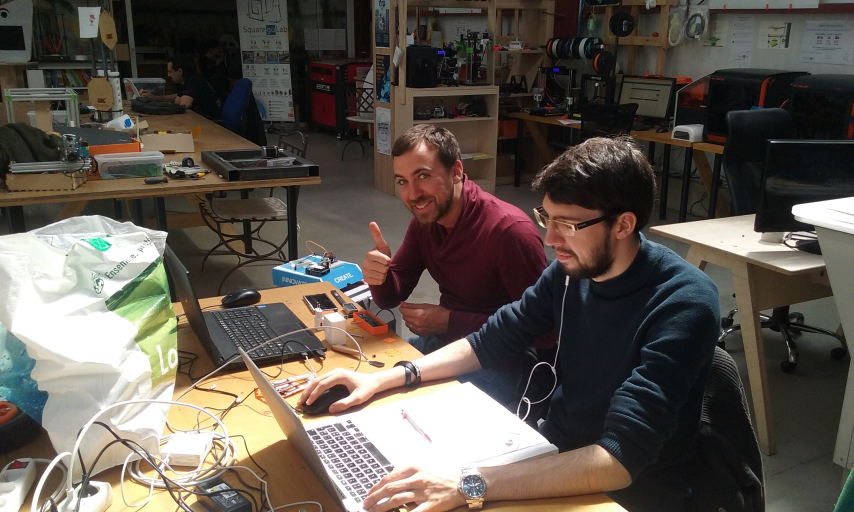
//> input picture Photos Videos/20180515_154316.jpg, 2560 x 1536 px, given in place of the camera (shown at 1/3 size)
$ ./main   (built with g++ and OpenCV 4)
//> lines starting //> are read from the running program, lines starting //| are printed output that depends on the picture; after the words box and inside, x2 and y2 are one past the last pixel; in counts of white or black regions, pixels touching at a corner belong together
#include <iostream>
#include <stdio.h>
#include <stdlib.h>
#include <string>
#include <opencv2/opencv.hpp>
#include <opencv2/highgui.hpp>
#include <opencv2/imgproc.hpp>
#include <opencv2/imgcodecs.hpp>

using namespace std;
using namespace cv;

//HSV de la couleur verte
Scalar lowerGreen = Scalar(33, 97, 0);
Scalar higherGreen = Scalar(94, 255, 255);

//Parameters camera
const int FRAME_WIDTH = 640;
const int FRAME_HEIGHT = 360;

//Matrice image
Mat source;
Mat HSV;
Mat HSV_threshold;
Mat gray;
Mat imgBlur;
Mat canny;
Mat thresh;
Mat camerademerde;

VideoCapture capture;

//Vector findContours
vector<vector<Point> > contours;
vector<Vec4i> hierarchy;

int canny_thresh_1 = 100;
int canny_thresh_2 = 200;
int area = 0;
int max_area = 0;

//Parameters for HSV
int iLowH = lowerGreen[0];
int iHighH = higherGreen[0];
int iLowS = lowerGreen[1];
int iHighS = higherGreen[1];
int iLowV = lowerGreen[2];
int iHighV = higherGreen[2];

void onHSVTrackBar(int, void*){

    Mat textHSV = Mat::zeros( Size(600, 200), CV_8UC3 );
    string textH = "Tein-L: "; textH += to_string(iLowH); textH+= "   Tein-H: "; textH += to_string(iHighH);
    string textS = "Satu-L: "; textS += to_string(iLowS); textS+= "   Satu-H: "; textS += to_string(iHighS);
    string textV = "Lumi-L: "; textV += to_string(iLowV); textV+= "   Lumi-H: "; textV += to_string(iHighV);
    int font = FONT_HERSHEY_SIMPLEX;
    putText(textHSV, textH, Point(0, 50), font, 1, Scalar(0, 255, 0), 1, 8);
    putText(textHSV, textS, Point(0, 100), font, 1, Scalar(0, 255, 0), 1, 8);
    putText(textHSV, textV, Point(0, 150), font, 1, Scalar(0, 255, 0), 1, 8);
    imshow("HSV", textHSV);
}

int main()
{
    namedWindow( "Source", CV_WINDOW_AUTOSIZE );
    namedWindow( "Canny", CV_WINDOW_AUTOSIZE);
    //namedWindow( "Drawing", CV_WINDOW_AUTOSIZE);
    namedWindow( "HSV", CV_WINDOW_NORMAL);
    resizeWindow("HSV", Size(600, 100));

    capture.open(1);

    //set height and width of capture frame
    capture.set(CV_CAP_PROP_FRAME_WIDTH,FRAME_WIDTH);
    capture.set(CV_CAP_PROP_FRAME_HEIGHT,FRAME_HEIGHT);

    if(!capture.isOpened())  // check if we succeeded
        return -1;

    //Create trackbars in "HSV" window
    createTrackbar("Tein-L", "HSV", &iLowH, 179, onHSVTrackBar); //Hue (0 - 179)
    createTrackbar("Tein-H", "HSV", &iHighH, 179, onHSVTrackBar);

    createTrackbar("Satu-L", "HSV", &iLowS, 255, onHSVTrackBar); //Saturation (0 - 255)
    createTrackbar("Satu-H", "HSV", &iHighS, 255, onHSVTrackBar);

    createTrackbar("Lumi-L", "HSV", &iLowV, 255, onHSVTrackBar); //Value (0 - 255)
    createTrackbar("Lumi-H", "HSV", &iHighV, 255, onHSVTrackBar);

    onHSVTrackBar(0,0);

    while(1){
        capture.read(camerademerde);
//> camerademerde is the input picture: 1536 rows x 2560 cols, CV_8UC3; mean B, G, R 78.4, 86.3, 94
        //camerademerde = imread("/Users/Byakotaku/Desktop/Cobinov/Adventices/Adventice1.jpg", IMREAD_COLOR);
        cvtColor(camerademerde, HSV, COLOR_BGR2HSV);
//> HSV: 1536 rows x 2560 cols, CV_8UC3; mean H, S, V 49.1, 66.2, 97.2

        //********************************************************************************************************

        inRange(HSV, Scalar(iLowH, iLowS, iLowV), Scalar(iHighH, iHighS, iHighV), HSV_threshold); //Threshold the image
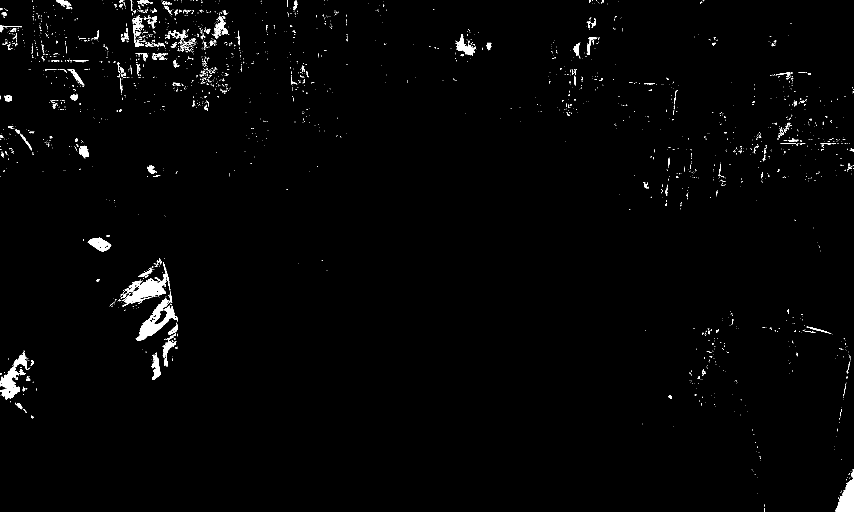
//> HSV_threshold: 1536 rows x 2560 cols, CV_8UC1 (shown at 1/3 size); 1.2% white; 2607 white regions (2374 under 20 px), largest, box (x1, y1, x2, y2) and area: (367, 821, 498, 919) 4897, (407, 898, 533, 1023) 4832, (0, 1057, 82, 1198) 3903

        //morphological opening (remove small objects from the foreground)
        erode( HSV_threshold, HSV_threshold, getStructuringElement(MORPH_ELLIPSE, Size(5, 5)) );
        dilate( HSV_threshold, HSV_threshold, getStructuringElement(MORPH_ELLIPSE, Size(5, 5)) );

         //morphological closing (fill small holes in the foreground)
        dilate( HSV_threshold, HSV_threshold, getStructuringElement(MORPH_ELLIPSE, Size(5, 5)) );
        erode( HSV_threshold, HSV_threshold, getStructuringElement(MORPH_ELLIPSE, Size(5, 5)) );
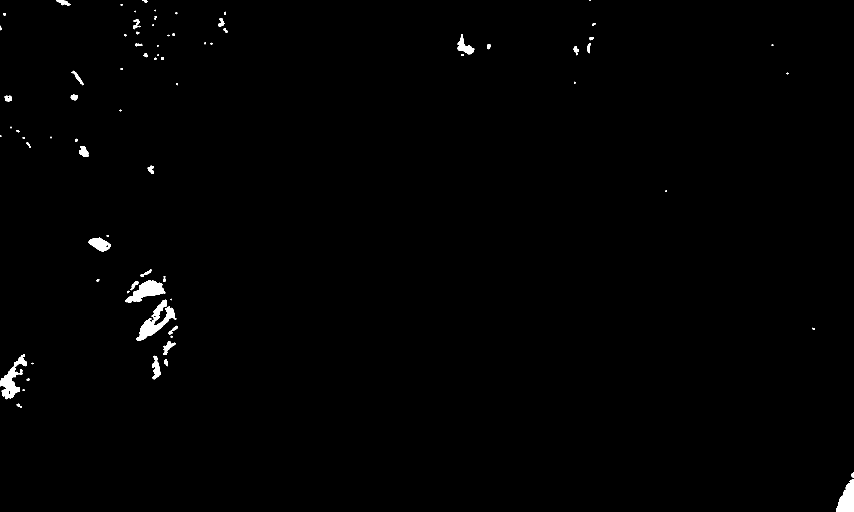
//> HSV_threshold: 1536 rows x 2560 cols, CV_8UC1 (shown at 1/3 size); 0.66% white; 76 white regions (12 under 20 px), largest, box (x1, y1, x2, y2) and area: (409, 899, 529, 1023) 4631, (0, 1063, 80, 1198) 3846, (375, 841, 496, 909) 3816

        Canny(HSV_threshold, canny, 100, 200, 3);
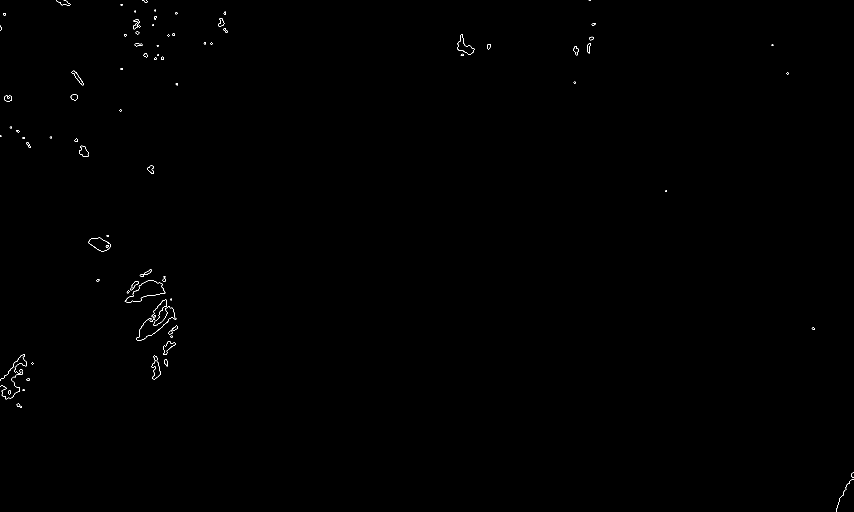
//> canny: 1536 rows x 2560 cols, CV_8UC1 (shown at 1/3 size); 0.11% white in thin lines or dots

        imshow("Canny", canny);

        findContours(canny, contours, hierarchy, RETR_EXTERNAL, CV_CHAIN_APPROX_SIMPLE, Point(0,0));
//> contours = 77 contours, 23 with area under 20; largest, box (x1, y1, x2, y2) and area: (408, 899, 529, 1023) 4672, (374, 840, 496, 909) 3808, (265, 712, 333, 754) 1717, (1371, 103, 1423, 163) 1210, (455, 1067, 482, 1138) 962

        // Approximate contours to polygons + get bounding rects and circles
        vector<vector<Point> > contours_poly( contours.size() );
//> contours_poly = 77 empty contours
        vector<Rect> boundRect( contours.size() );

        Mat drawing = Mat::zeros( canny.size(), CV_8UC3 );
        for( int i = 0; i < contours.size(); i++ )
        {
            approxPolyDP( Mat(contours[i]), contours_poly[i], 5, true );
            boundRect[i] = boundingRect( Mat(contours_poly[i]) );

            drawContours( drawing, contours, i, Scalar(255, 0, 0), 2, 8, hierarchy, INT_MAX, Point() );

            if(boundRect[i].width > 80 || boundRect[i].height > 80){
                Point rectCenter(boundRect[i].x+(boundRect[i].width/2), boundRect[i].y+(boundRect[i].height/2));
                Scalar color = Scalar(0, 255, 0);

                rectangle( camerademerde, boundRect[i].tl(), boundRect[i].br(), color, 2, 8, 0 );
                circle(camerademerde, rectCenter, 1, color, 3);
                putText(camerademerde, "Center", Point(rectCenter.x+30, rectCenter.y-20),
                        FONT_HERSHEY_SIMPLEX, 0.6, color, 2, 8);
            }
        }
//> this loop made 77 passes
//> rectCenter on passes 1, 10, 15, 19: Point(2534, 1486), Point(40, 1130), Point(468, 961), Point(434, 873)
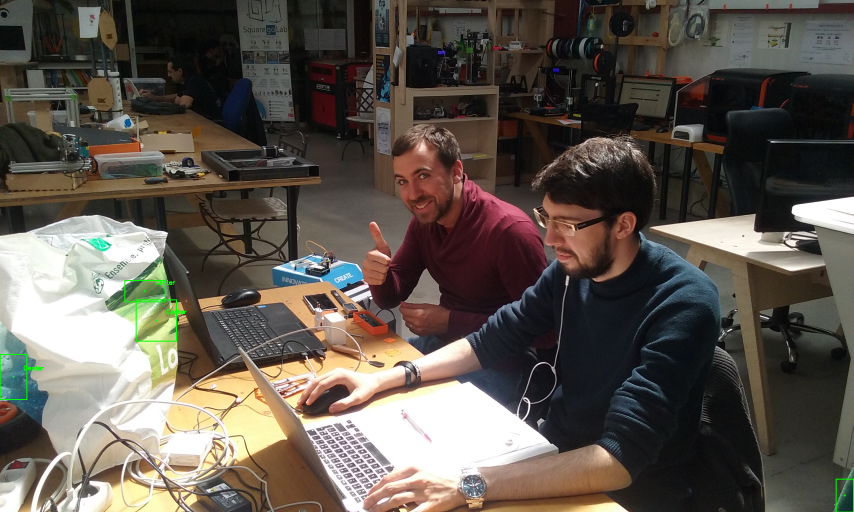
//> camerademerde: 1536 rows x 2560 cols, CV_8UC3 (shown at 1/3 size); 0.14% of pixels changed, all inside (x1, y1, x2, y2) = (0, 839, 2560, 1536)
//> after the loop, contours_poly = 77 contours, 50 with area under 20; largest, box (x1, y1, x2, y2) and area: (408, 899, 529, 1023) 4632, (374, 841, 495, 905) 3748, (265, 712, 333, 754) 1522, (1371, 103, 1423, 163) 1076, (455, 1067, 482, 1138) 828; boundRect = 77 Rects (x, y, width, height), first 8: [2508, 1437, 52, 99], [2553, 1418, 7, 15], [49, 1212, 17, 11], [27, 1171, 3, 12], [67, 1170, 7, 2], [79, 1137, 11, 3], [96, 1088, 1, 1], [492, 1078, 11, 21]
        imshow("Source", camerademerde);

        //********************************************************************************************************

        if(waitKey(30) >= 0)break;
//> the Esc key is pressed
    }

    // Destroy the windows we have created
    cvDestroyWindow("HSV");
    cvDestroyWindow("Source");
    cvDestroyWindow("Canny");

    // Destroy the capture
    capture.release();

    return 0;
}

$ run again, on Photos Videos/20180515_154328.jpg
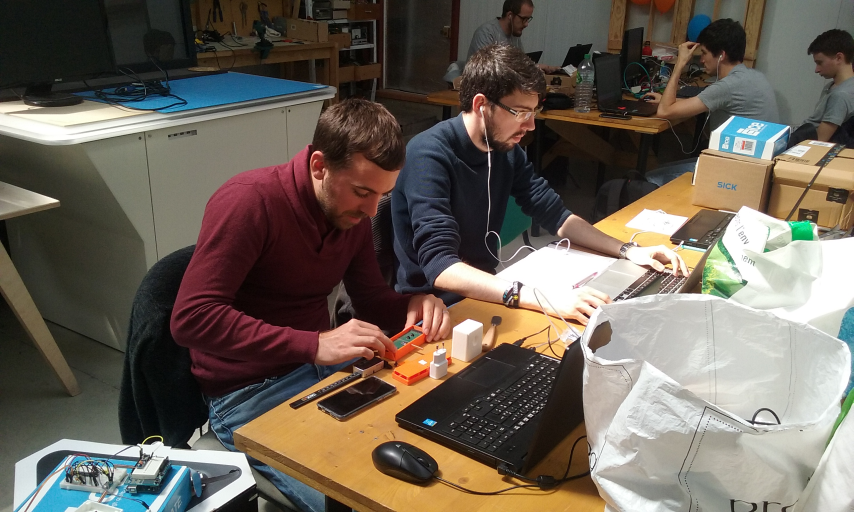
//> input picture Photos Videos/20180515_154328.jpg, 2560 x 1536 px, given in place of the camera (shown at 1/3 size)
//> camerademerde is the input picture: 1536 rows x 2560 cols, CV_8UC3; mean B, G, R 87.9, 98.4, 107.7
//> HSV: 1536 rows x 2560 cols, CV_8UC3; mean H, S, V 50.3, 78.5, 113
//> `inRange(HSV, Scalar(iLowH, iLowS, iLowV), Scalar(iHighH, iHighS, iHigh..`:
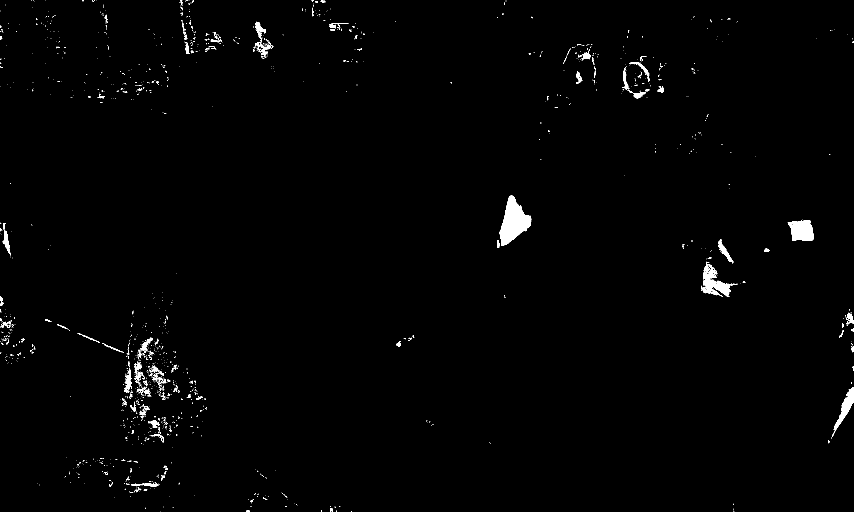
//> HSV_threshold: 1536 rows x 2560 cols, CV_8UC1 (shown at 1/3 size); 0.93% white; 1611 white regions (1456 under 20 px), largest, box (x1, y1, x2, y2) and area: (1498, 587, 1594, 738) 7750, (2363, 660, 2441, 722) 3709, (2107, 789, 2192, 891) 3627
//> canny: 1536 rows x 2560 cols, CV_8UC1; 0.09% white in thin lines or dots
//> contours = 56 contours, 17 with area under 20; largest, box (x1, y1, x2, y2) and area: (1498, 586, 1594, 737) 7762, (2364, 659, 2441, 722) 3686, (2106, 802, 2191, 889) 2928, (2154, 722, 2197, 786) 758, (7, 693, 29, 753) 539
//> contours_poly = 56 empty contours
//> the loop `for( int i = 0; i < contours.size(); i++ )` made 56 passes
//> rectCenter on passes 10, 28, 36: Point(2531, 1226), Point(2148, 845), Point(1545, 661)
//> after the loop `for( int i = 0; i < contours.size(); i++ )`:
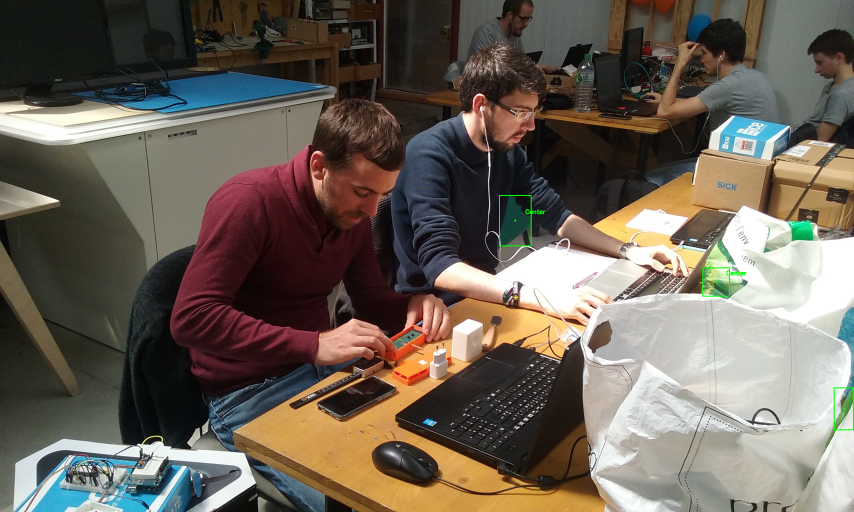
//> camerademerde: 1536 rows x 2560 cols, CV_8UC3 (shown at 1/3 size); 0.11% of pixels changed, all inside (x1, y1, x2, y2) = (1497, 585, 2560, 1291)

$ run again, on Photos Videos/20180515_154338.jpg
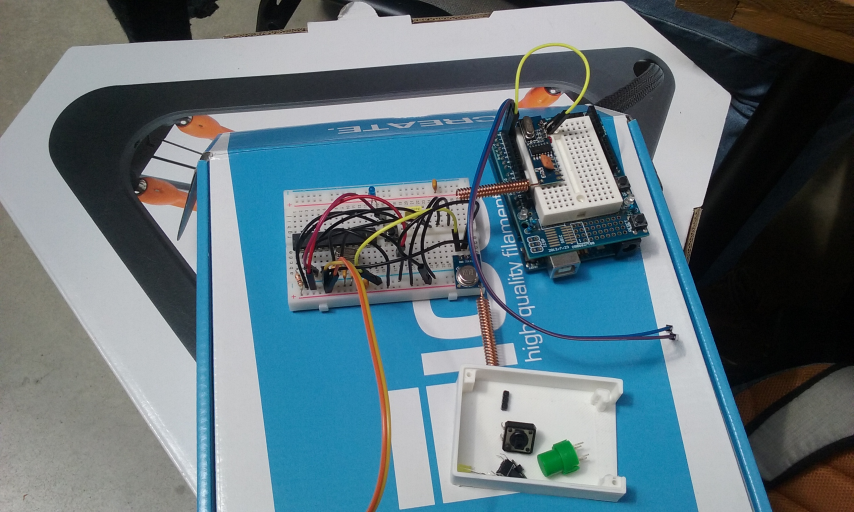
//> input picture Photos Videos/20180515_154338.jpg, 2560 x 1536 px, given in place of the camera (shown at 1/3 size)
//> camerademerde is the input picture: 1536 rows x 2560 cols, CV_8UC3; mean B, G, R 125.7, 117.6, 97.8
//> HSV: 1536 rows x 2560 cols, CV_8UC3; mean H, S, V 81.3, 77.4, 130.7
//> `inRange(HSV, Scalar(iLowH, iLowS, iLowV), Scalar(iHighH, iHighS, iHigh..`:
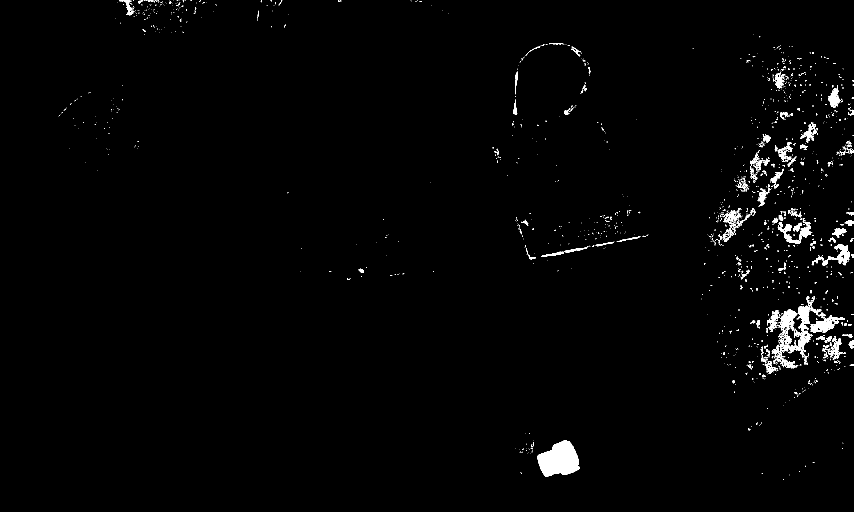
//> HSV_threshold: 1536 rows x 2560 cols, CV_8UC1 (shown at 1/3 size); 1.2% white; 1841 white regions (1626 under 20 px), largest, box (x1, y1, x2, y2) and area: (1612, 1321, 1739, 1431) 9408, (2337, 913, 2476, 1072) 4130, (2432, 945, 2534, 999) 2165
//> canny: 1536 rows x 2560 cols, CV_8UC1; 0.12% white in thin lines or dots, all inside (x1, y1, x2, y2) = (364, 0, 2560, 1431)
//> contours = 111 contours, 33 with area under 20; largest, box (x1, y1, x2, y2) and area: (1612, 1320, 1739, 1431) 9409, (2431, 947, 2528, 997) 1828, (2483, 734, 2550, 794) 1616, (2333, 667, 2402, 732) 1214, (2393, 922, 2426, 969) 768
//> `vector<vector<Point> > contours_poly( contours.size() );`: contours_poly = 111 empty contours
//> the loop `for( int i = 0; i < contours.size(); i++ )` made 111 passes
//> rectCenter on passes 1, 34: Point(1676, 1374), Point(2480, 972)
//> pass 1, `putText(camerademerde, "Center", Point(rectCenter.x+30, rectCenter.y-2..`:
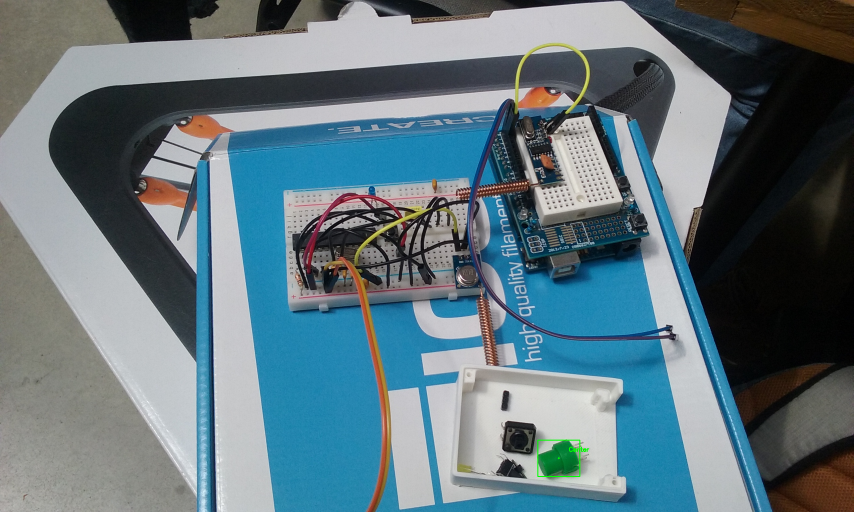
//> camerademerde: 1536 rows x 2560 cols, CV_8UC3 (shown at 1/3 size); 1858 pixels changed, all inside (x1, y1, x2, y2) = (1612, 1319, 1768, 1431)
//> after the loop `for( int i = 0; i < contours.size(); i++ )`: contours_poly = 111 contours, 85 with area under 20; largest, box (x1, y1, x2, y2) and area: (1613, 1320, 1739, 1429) 9089, (2433, 947, 2528, 997) 1822, (2483, 734, 2550, 794) 1542, (2333, 668, 2402, 732) 1088, (2393, 922, 2426, 969) 792; boundRect = 111 Rects (x, y, width, height), first 8: [1613, 1320, 126, 109], [2199, 1142, 4, 7], [2325, 1104, 1, 1], [2378, 1097, 4, 7], [2375, 1088, 1, 1], [2354, 1079, 3, 6], [2403, 1058, 1, 1], [2497, 1055, 4, 6]
